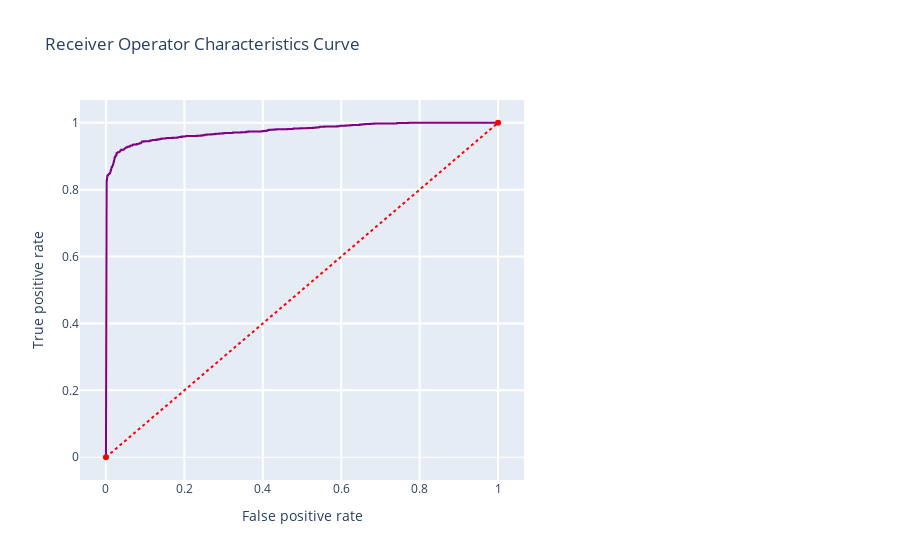

Notebook code cell kept with this figure:
### Code cell
print(recall_score(y_test, y_pred_SVC))
print(precision_score(y_test, y_pred_SVC))
print(accuracy_score(y_test, y_pred_SVC))
print(confusion_matrix(y_test,y_pred_SVC))
print(classification_report(y_test,y_pred_SVC))

"""Creating the ROC curve for SVM separately for less computation time."""
roc_score = roc_auc_score(y_test, y_pred_SVC)
prob = model_SVC.predict_proba(X_test)
fpr,tpr,thresholds = roc_curve(y_test,prob[:,1])
trace1 = go.Scatter(x = fpr,y = tpr,
                    name = "Roc : " + str(roc_score),
                    line = dict(color = ('purple'),width = 2),
                   )
trace2 = go.Scatter(x = [0,1],y=[0,1],
                    line = dict(color = ('red'),width = 2,
                    dash = 'dot'))
Layout = go.Layout(dict(title = "Receiver Operator Characteristics Curve",
                       showlegend = False,
                       xaxis = dict(title = "False positive rate",
                                     domain=[0, 0.6],
                                     ticklen=5,gridwidth=2),
                        yaxis = dict(title = "True positive rate",
                                     zerolinewidth=1,
                                     ticklen=5,gridwidth=2)
                       )
                       )
data = [trace1, trace2]
figure(num=None, figsize=(8, 5), dpi=80, facecolor='w', edgecolor='k')
fig = go.Figure(data= data, layout = Layout)
py.iplot(fig)

# To avoid a longer processing time the threshold plot for SVM is not plotted. 
# threshold_plot(model_SVC, X_train, y_train)

# Combining metrics for model comparison
SVM_model = pd.DataFrame({
                       "Model"           : ["Support Vector Machine"],
                       "Accuracy_score"  : [accuracy_score(y_test,y_pred_SVC)],
                       "Recall_score"    : [recall_score(y_test,y_pred_SVC)],
                       "Precision"       : [precision_score(y_test,y_pred_SVC)],
                       "f1_score"        : [f1_score(y_test,y_pred_SVC)],
                       "Area_under_curve": [roc_auc_score(y_test, y_pred_SVC)],
                       "Kappa_metric"    : [cohen_kappa_score(y_test,y_pred_SVC)],
})

### Figure 1 — Plotly figure (JSON) as saved in the notebook; plotly's stock layout.template omitted (floating-point values rounded to 4 significant figures; data arrays with more than 128 entries replaced by an {"elided": "..."} marker saying what was removed)
{"data": [{"line": {"color": "purple", "width": 2}, "name": "Roc : 0.940475661907543", "type": "scatter", "x": {"elided": "307 float values"}, "y": {"elided": "307 float values"}}, {"line": {"color": "red", "dash": "dot", "width": 2}, "type": "scatter", "x": [0, 1], "y": [0, 1]}], "layout": {"showlegend": false, "title": {"text": "Receiver Operator Characteristics Curve"}, "xaxis": {"domain": [0, 0.6], "gridwidth": 2, "ticklen": 5, "title": {"text": "False positive rate"}}, "yaxis": {"gridwidth": 2, "ticklen": 5, "title": {"text": "True positive rate"}, "zerolinewidth": 1}}}
